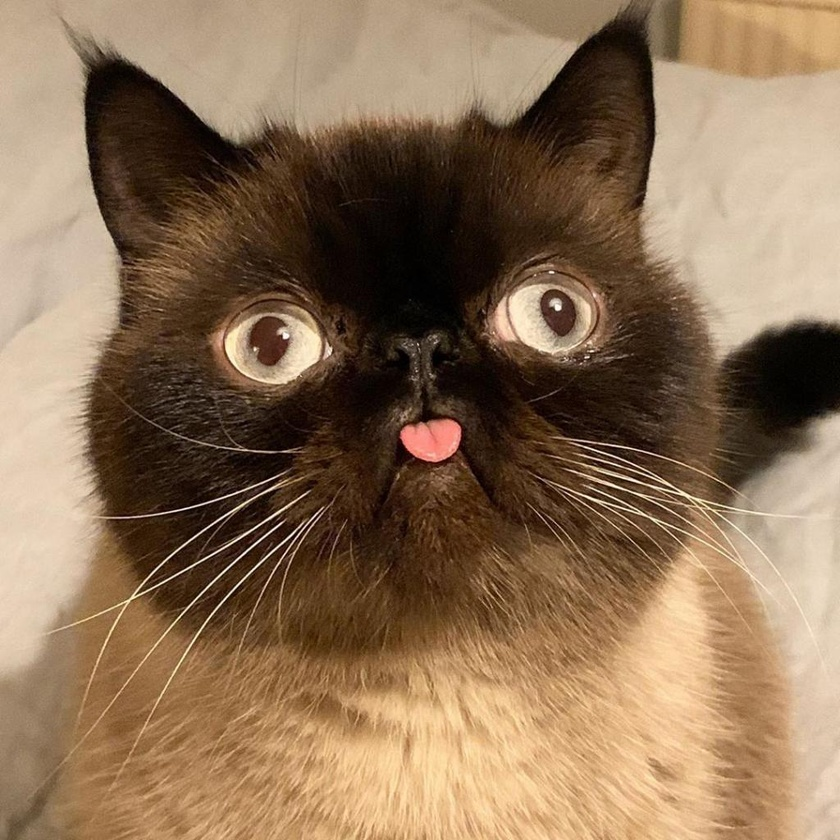
#> input picture Images/cat1000.jpg, 840 x 840 px, shrunk from 1024 x 1024 before the run, found by its file name
$ jupyter execute ImageProcessing4.ipynb
#> lines starting #> are read from the running program, lines starting #| are printed output that depends on the picture
[cell 1]
import skimage
import matplotlib.pyplot as plt
import numpy as np
from skimage import io
from skimage import color

[cell 2]
image = color.rgb2gray(io.imread('Images\\cat1000.jpg'))
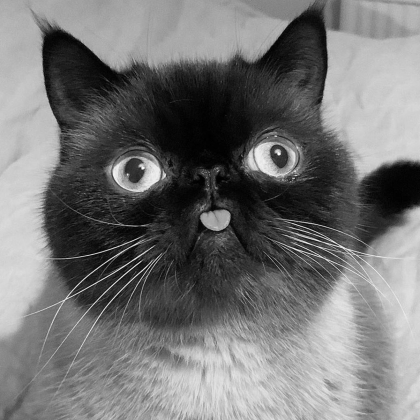
#> image: shape (840, 840) float64 (shown at 1/2 size); min 0, max 0.99, mean 0.456
io.imshow(image)

[cell 3]
def multiply_by_matrix(img, matr):
    D = np.indices((img.shape[0], img.shape[1])).reshape(2, -1)
    D = np.vstack((D, np.ones(D.shape[1]))).astype(int)
    new = np.dot(np.linalg.inv(matr), D)
    x, y = D[0], D[1]
    x_new, y_new = new[0], new[1]
    new_image = np.empty_like(img)
    x_new, y_new = np.round(x_new).astype(int), np.round(y_new).astype(int)
    rule = np.where((x_new < img.shape[0]) & (y_new < img.shape[1]) & (x_new >= 0) & (y_new >= 0))
    x, y, x_new, y_new = x[rule], y[rule], x_new[rule], y_new[rule]

    new_image[x, y] = image[x_new, y_new]
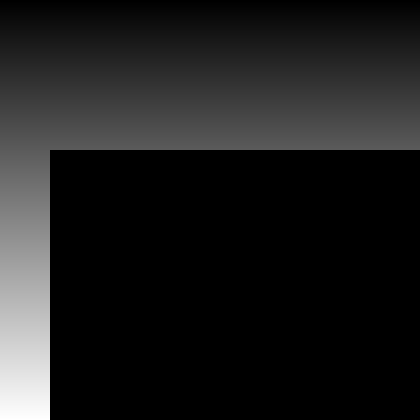
#> new_image: shape (840, 840) float64 (shown at 1/2 size); min 0, max 839, mean 97.2; drawn with min black and max white
    return new_image

[cell 4]
def get_shift_matrix(a, b):
    return np.array([
        [1,0,a],
        [0,1,b],
        [0,0,1]
    ])

[cell 5]
shift_matrix = get_shift_matrix(300,100)
shifted_image = multiply_by_matrix(image, shift_matrix)
io.imshow(shifted_image)

[cell 6]
def get_scale_matrix(a, b):
    return np.array([
        [a,0,0],
        [0,b,0],
        [0,0,1]
    ])

[cell 7]
scale_matrix = get_scale_matrix(1.5,2.5)
scale_image = multiply_by_matrix(image, scale_matrix)
#> in multiply_by_matrix (call 2), `new_image[x, y] = image[x_new, y_new]`:
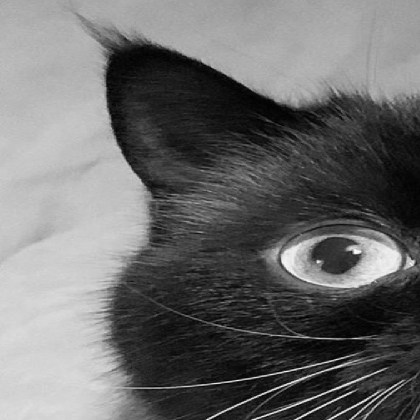
#> new_image: shape (840, 840) float64 (shown at 1/2 size); min 0.00333, max 0.99, mean 0.425
io.imshow(scale_image)

[cell 8]
def get_rotate_matrix(angle):
    return np.array([
        [np.cos(angle),np.sin(angle),0],
        [-np.sin(angle),np.cos(angle),0],
        [0,0,1]
    ])

[cell 9]
rotate_matrix = get_rotate_matrix(np.pi / 3)
rotated_image = multiply_by_matrix(image, rotate_matrix)
#> in multiply_by_matrix (call 3), `new_image[x, y] = image[x_new, y_new]`:
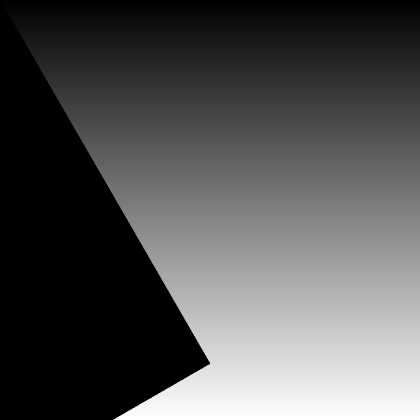
#> new_image: shape (840, 840) float64 (shown at 1/2 size); min 0, max 839, mean 274.4; drawn with min black and max white
io.imshow(rotated_image)

[cell 10]
double_matr = np.dot(rotate_matrix, scale_matrix)
double_matr_image = multiply_by_matrix(image, double_matr)
io.imshow(double_matr_image)

[cell 11]
queue_double_image = multiply_by_matrix(multiply_by_matrix(image, scale_matrix), rotate_matrix)
#> in multiply_by_matrix (call 6), `new_image[x, y] = image[x_new, y_new]`:
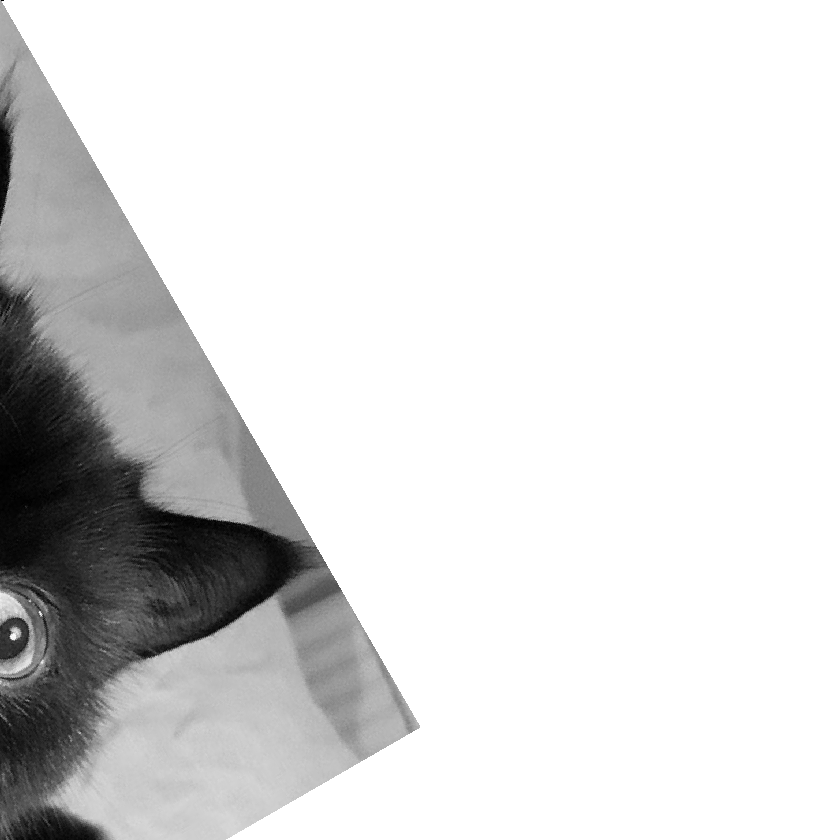
#> new_image: shape (840, 840) float64; min 4.66e-310, max 1, mean 0.863

$ run again, with Images/BigKitty.jpg copied over Images/cat1000.jpg
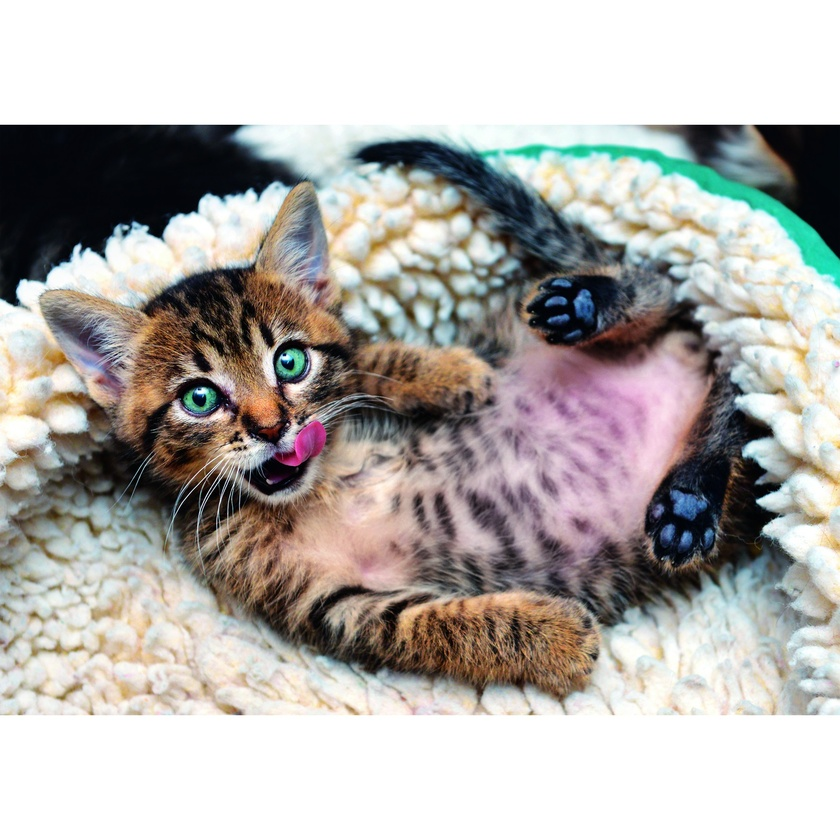
#> input picture Images/BigKitty.jpg, 840 x 840 px, shrunk from 2000 x 2000 before the run, found by its file name
#> in multiply_by_matrix (call 2), `new_image[x, y] = image[x_new, y_new]`:
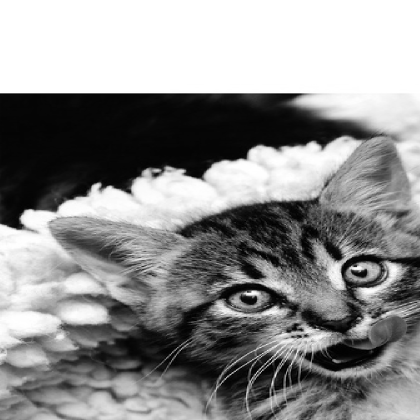
#> new_image: shape (840, 840) float64 (shown at 1/2 size); min 0, max 1, mean 0.562
#> in multiply_by_matrix (call 4), `new_image[x, y] = image[x_new, y_new]`:
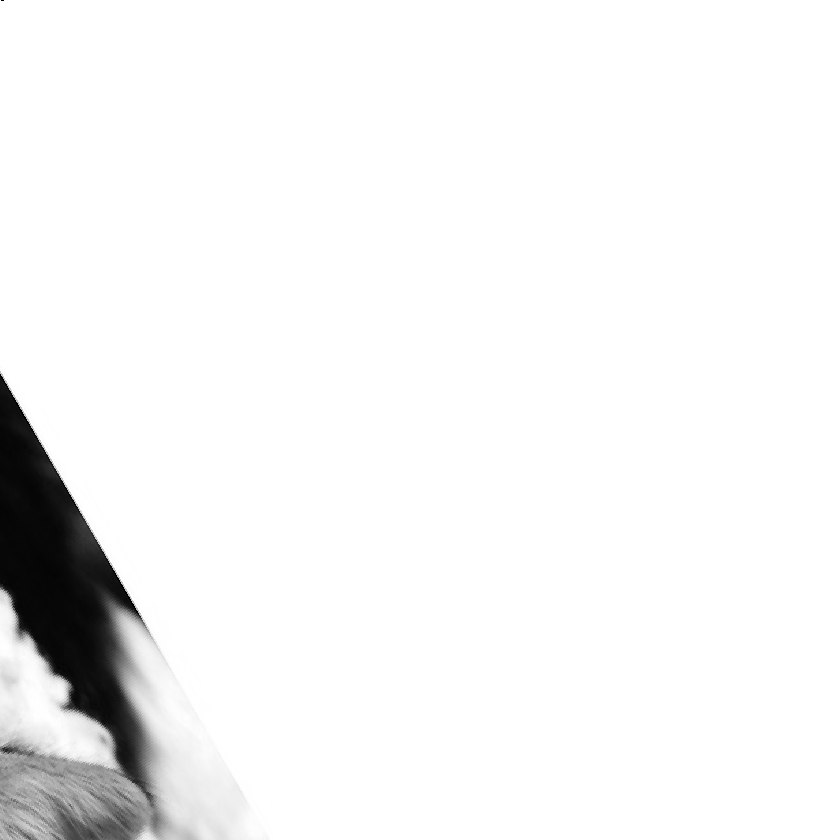
#> new_image: shape (840, 840) float64; min 4.66e-310, max 1, mean 0.955
